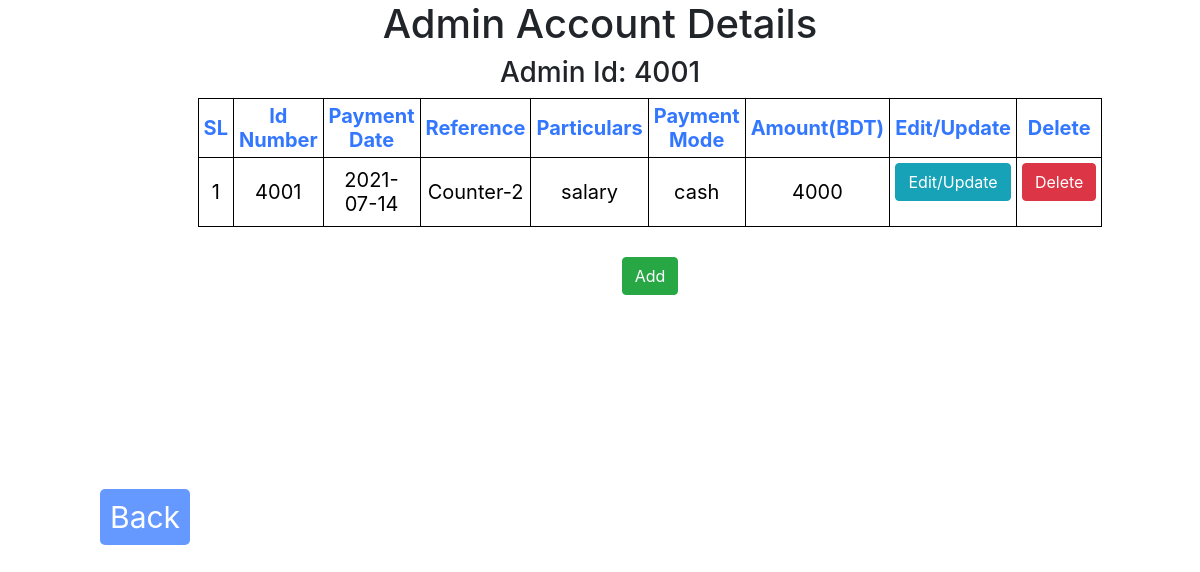
/admin_account.php, run on the app's committed database.
### tables this page shows
CREATE TABLE `admin_register` (
  `SL` int(11) NOT NULL,
  `id_number` int(11) NOT NULL,
  `image` blob NOT NULL,
  `username` varchar(255) NOT NULL,
  `id` int(255) NOT NULL,
  `birth_date` date NOT NULL,
  `email` varchar(255) NOT NULL,
  `address` text NOT NULL,
  `gender` varchar(11) NOT NULL,
  `phone` int(11) NOT NULL,
  `password` varchar(255) NOT NULL,
  `payment_date` varchar(11) NOT NULL,
  `reference` varchar(255) NOT NULL,
  `particulars` varchar(255) NOT NULL,
  `payment_mode` varchar(255) NOT NULL,
  `Amount_BDT` int(255) NOT NULL
);

### admin_account.php (the view, shortened to what this page needs)
<html>
<head>
  <link rel="stylesheet" href="https://maxcdn.bootstrapcdn.com/bootstrap/4.5.2/css/bootstrap.min.css">
</head>
<body>
<center>
<h1>Admin Account Details</h1>
<h3>Admin Id: 4001</h3>
<div id="t02">
<table>
<thead>
<tr>
<th>SL</th>
<th>Id Number</th>
<th>Payment Date</th>
<th>Reference</th>
<th>Particulars</th>
<th>Payment Mode</th>
<th>Amount(BDT)</th>
<th>Edit/Update</th>
<th>Delete</th>
</tr>
</thead>
<?php
$servername="localhost" ;
$serveruser="root" ;
$serverpass="" ;
$DBname="aamsc" ;
$conn=mysqli_connect($servername , $serveruser , $serverpass , $DBname ) ;
 $sql= "select * from admin_register";
 $result=$conn->query($sql) ;
while($row = mysqli_fetch_array($result))
  {
?>
  <tr>
  <td><?php echo $row['SL']; ?></td>
  <td><?php echo $row['id_number']; ?></td>
  <td><?php echo $row['payment_date']; ?></td>
  <td><?php echo $row['reference']; ?></td>
  <td><?php echo $row['particulars']; ?></td>
  <td><?php echo $row['payment_mode']; ?></td>
  <td><?php echo $row['Amount_BDT']; ?></td>
  <td>
       <form action = "admin_account_edit.php" method = "post">
        <button type ="submit" name= "edit_btn"  class="btn btn-info">Edit/Update</button>
		</form>
  </td>
  <td>
     <form action = "admin_account_delete.php" method = "post">
        <button type ="submit" name= "delete_btn"  class="btn btn-danger">Delete</button>
		</form>
  </td>
  </tr>
  <?php
  }
echo "</table>";
?>
		<form action = "admin_account_add.php" method = "post" style="padding-top:30px;">
        <button type ="submit" name= "edit_btn"  class="btn btn-success">Add</button>
		</form>
	</div>
</center>
<div class="teacherpage">
	 <a href="admin4001.php">Back</a>
	 </div>
</body>
</html>

### admin_account.php (style rules this page uses)
#t02 { padding-left:100px; }
#t02 table { width:800px; text-align:center; color:#3377ff; border: 1px solid black; border-collapse: collapse; }
#t02 tr { padding:5px; text-align:left; border: 1px solid black; border-collapse: collapse; text-align:center; }
#t02 td { padding:5px; font-size:20px; color:black; border: 1px solid black; border-collapse: collapse; text-align:center; }
#t02 th { padding:5px; font-size:20px; color:\black; border: 1px solid black; border-collapse: collapse; text-align:center; }
.teacherpage { text-align:left; margin-left: 100px; margin-top: 200px; }
.teacherpage a { padding:10px; background-color:#6699ff; border-radius:5px; font-size:30px; text-decoration: none; color:#fff; }

### data on the page
admin_register: SL "1", id_number "4001", payment_date "2021-07-14", reference "Counter-2", particulars "salary", payment_mode "cash", Amount_BDT "4000"
